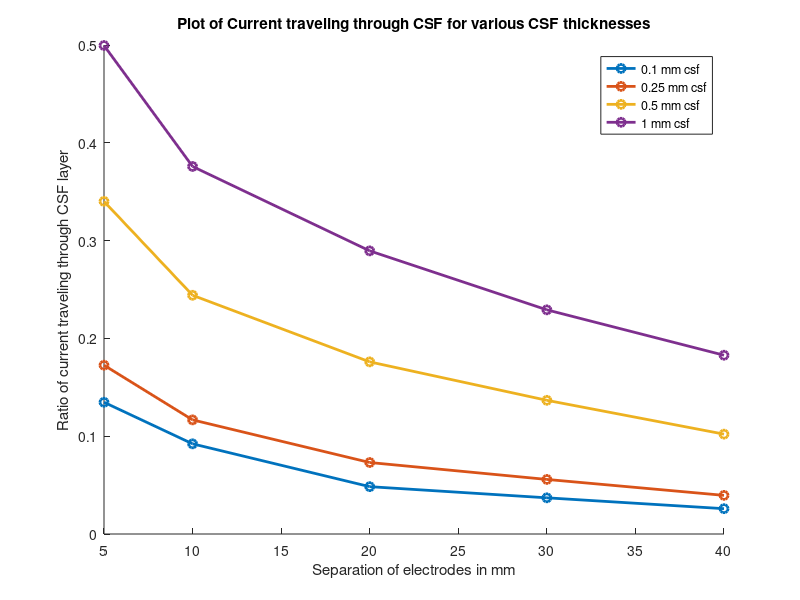

The MATLAB source for this figure:
%% script to visualize data from makarov simulations

% make table

seps_matrix = 10*[0.5,1,2,3,4,...
 0.5,1,2,3,4,...
 0.5,1,2,3,4,...
 0.5,1,2,3,4,...
];

csf_depth_matrix = [1,1,1,1,1,...
0.5,0.5,0.5,0.5,0.5,...
0.25,0.25,0.25,0.25,0.25,...
0.1,0.1,0.1,0.1,0.1,...
];

vals_matrix = [0.4995,0.3758,0.2895,0.2292,0.1828,...
0.3401,0.2441,0.1760,0.1367,0.1021,...
0.1726,0.1167,0.0731,0.0558,0.0395,...
0.1347,0.0922,0.0484,0.0370,0.0259
];

csf_depths = unique(csf_depth_matrix);
unique_seps = unique(seps_matrix);

figure
hold on
for inds = csf_depths
plot(unique_seps,vals_matrix(csf_depth_matrix == inds),'-o','linewidth',2)

end


xlabel('Separation of electrodes in mm')
ylabel('Ratio of current traveling through CSF layer')
title('Plot of Current traveling through CSF for various CSF thicknesses')
legend('0.1 mm csf','0.25 mm csf','0.5 mm csf','1 mm csf')